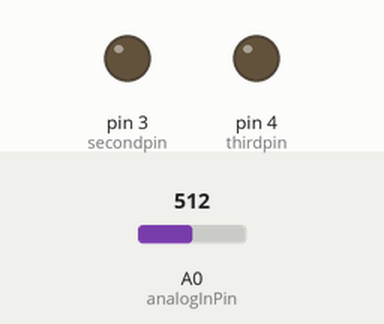
Recording of a sketch running on a simulated Arduino Uno, built with avr-gcc and run on an emulated ATmega328P. Parts: output pins drawn as LEDs (lit = HIGH). The test bench sets the inputs (shaded band); at power-on: A0 (analogInPin) = 512. Pins used as bus, display or sensor lines are not drawn.

Above: at 1.2 s.
1.3 s: A0 (analogInPin) set to 520
At 2.5 s:
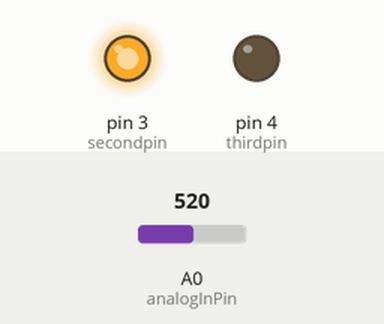
2.8 s: A0 (analogInPin) set to 778
At 3.9 s:
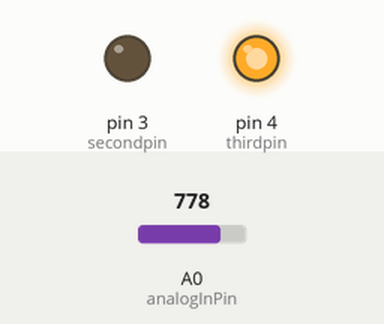
4.3 s: A0 (analogInPin) set to 758
At 5.0 s:
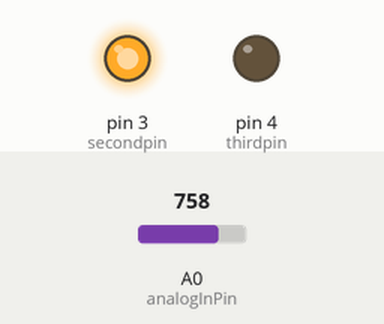
5.8 s: A0 (analogInPin) set to 900
At 6.1 s:
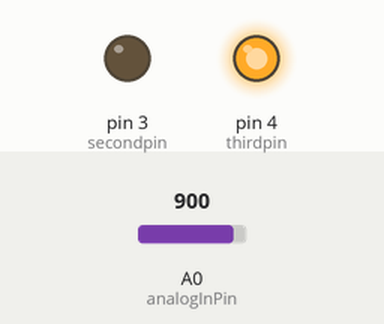
Timing chart, 0 to 8.3 s (numbered marks = the images above; inputs shaded):
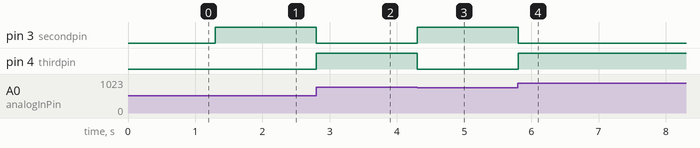

The sketch:

Practica14.ino
```cpp
const int analogInPin = A0;
const int firstpin=2;
const int secondpin=3;
const int thirdpin=4;

int sensorValue = 0;

void setup() {
  // put your setup code here, to run once:
    pinMode(firstpin,OUTPUT);
    pinMode(secondpin,OUTPUT);
    pinMode(thirdpin,OUTPUT);
}

void loop() {
  // put your main code here, to run repeatedly:
    sensorValue = analogRead(analogInPin);

    if(sensorValue<256){
        digitalWrite(firstpin,LOW);
        digitalWrite(secondpin,LOW);
        digitalWrite(thirdpin,LOW);
    }

    if(sensorValue>=256 && sensorValue<=512){
        digitalWrite(firstpin,HIGH);
        digitalWrite(secondpin,LOW);
        digitalWrite(thirdpin,LOW);
    }

    if(sensorValue>=513 && sensorValue<=768){
        digitalWrite(firstpin,LOW);
        digitalWrite(secondpin,HIGH);
        digitalWrite(thirdpin,LOW);
    }

    if(sensorValue>=768){
        digitalWrite(firstpin,LOW);
        digitalWrite(secondpin,LOW);
        digitalWrite(thirdpin,HIGH);
    }

    delay(2);
}
```

Measured:
- the behaviour switches between 512 and 513 on A0 (analogInPin) (found by bisection; images 0 and 1)
- after the input at 1.3 s, pin 3 (secondpin): LOW → HIGH at once
- after the input at 2.8 s, pin 3 (secondpin): HIGH → LOW at once; pin 4 (thirdpin): LOW → HIGH at once
- after the input at 4.3 s, pin 3 (secondpin): LOW → HIGH at once; pin 4 (thirdpin): HIGH → LOW at once
- after the input at 5.8 s, pin 3 (secondpin): HIGH → LOW at once; pin 4 (thirdpin): LOW → HIGH at once
